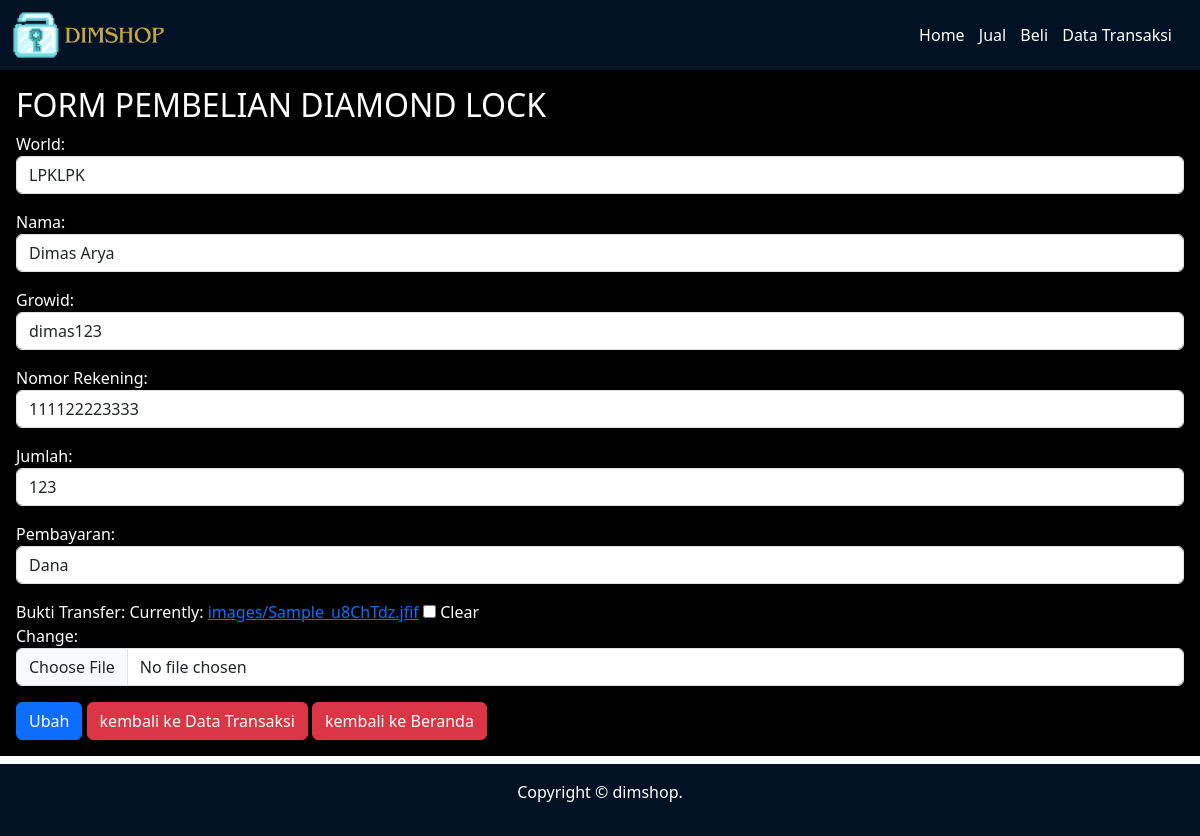
Screenshot of /ubah/31 with the database file from the repository.
### dashboard/models.py (models this page shows)
class Barangbeli(models.Model):
    id = models.AutoField(primary_key=1)
    kodeworld = models.CharField(verbose_name='World', max_length=10)
    nama = models.CharField(max_length=50)
    growid = models.CharField(max_length=8)
    nomor = models.BigIntegerField(verbose_name='Nomor Rekening')
    jumlah = models.IntegerField()
    pembayaran=models.ForeignKey(Jenis, on_delete=models.CASCADE,null=True)
    buktitransfer=models.ImageField(verbose_name='Bukti Transfer',upload_to='images/', blank=True)

class Jenis(models.Model):
    id = models.AutoField(primary_key=1)
    nama=models.CharField(max_length=50)
    ket=models.TextField()
    def __str__(self):
        return self.nama

### dashboard/views.py (the view)
# urls.py: path('ubah/<int:id_barang>',beli_ubah,name='ubah_beli'),
def beli_ubah(request,id_barang):
    barangs=Barangbeli.objects.get(id=id_barang)
    if request.POST:
        form=FormBarang(request.POST, request.FILES, instance=barangs)
        if form.is_valid():
            form.save()
            messages.success(request,"Data berhasil di ubah")
            return redirect('ubah_beli',id_barang=id_barang)
    else:
        form=FormBarang(instance=barangs)
        konteks = {
            'forms':form,
            'barangs':barangs
        }
    return render(request,'ubah_beli.html',konteks)

### dashboard/forms.py
class FormBarang(ModelForm):
    class Meta:
        model=Barangbeli
        fields='__all__'
        widgets ={
            'kodeworld': forms.TextInput({'class':'form-control'}),
            'nama': forms.TextInput({'class':'form-control'}),
            'growid': forms.TextInput({'class':'form-control'}),
            'nomor': forms.NumberInput({'class':'form-control'}),
            'jumlah': forms.NumberInput({'class':'form-control'}),
            'pembayaran': forms.Select({'class':'form-control'}),
            'buktitransfer': forms.ClearableFileInput(attrs={'class': 'form-control'}),
        }

### templates/ubah_beli.html (shortened to what this page needs)
{% extends 'base.html'%}
{% block isinya%}
{%load static%}
<div class="p-3 mb-2 bg-black text-white mx-auto">
    <h2>FORM PEMBELIAN DIAMOND LOCK</h2>
    <section id="form">
        <form action="{% url 'ubah_beli' barangs.id %}" method="post" enctype="multipart/form-data">
            {{forms.as_p}}
            <button type="submit" class='btn btn-primary'>Ubah</button>
            <a href="/Vbrg" class="btn btn-danger">kembali ke Data Transaksi</a>
            <a href="/" class="btn btn-danger">kembali ke Beranda</a>
        </form>
</div>
{% endblock %}

### rows the page displays
Barangbeli: kodeworld "LPKLPK", nama "Dimas Arya", growid "dimas123", nomor "111122223333", jumlah "123", pembayaran "Dana"
